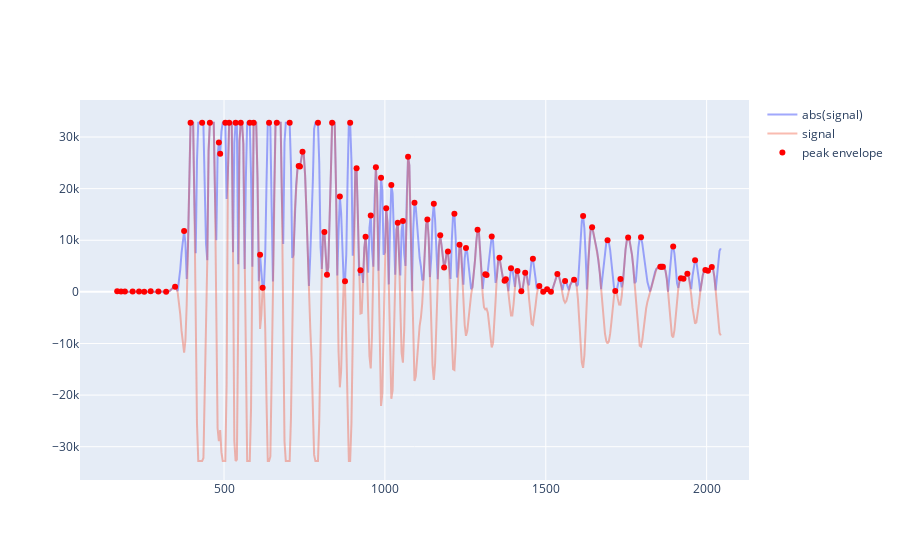

The notebook cell this image was saved under:
### Code cell
# find the inflextion point

row = np.random.randint(data.shape[0])
# row = data[data["Depth"]==7.28].index[0]

values = data.iloc[row, 1:]
depth = data.iloc[row,0]
print("row number:",row)
print("depth:",depth)

df = pd.DataFrame({"value": values,                      
                   "bdiff": values.diff(1),
                   "fdiff": values.diff(-1)
                  })

df = df.reset_index()
df.rename(columns={"index":"Time"}, inplace=True)
df["Time"] = df["Time"].astype(int)
df = df.sort_values(by="Time")

## identify peak
df["peak"] = ((df["bdiff"]>0) & (df["fdiff"]>=0)) | ((df["bdiff"]<=0) & (df["fdiff"]<0))
df["abs"] = np.abs(df["value"])

# scaler = MinMaxScaler()
# df["norm_values"] = scaler.fit_transform(df["abs"].values.reshape(-1,1))
df["norm_values"] = df["abs"]/global_max

df_peaks = df[df["peak"]].copy()
df_peaks["bdiff1"] = df_peaks["abs"].diff(1)
df_peaks["fdiff1"] = df_peaks["abs"].diff(-1)

df_results = df_peaks[(df_peaks["bdiff1"]>0) & (df_peaks["fdiff1"]<=0)].copy()
df_results = df_peaks[["Time","value","abs","norm_values","bdiff1"]].copy()

df_results["bslope"] = df_results["abs"].diff(1)/df_results["Time"].diff(1)

fig = plot_graph(df,df_results)
fig.show()

df_results[df_results["norm_values"]>=0.02].sort_values(by="Time")

### Figure 1 — Plotly figure (JSON) as saved in the notebook; plotly's stock layout.template omitted (floating-point values rounded to 4 significant figures; data arrays with more than 128 entries replaced by an {"elided": "..."} marker saying what was removed)
{"data": [{"mode": "lines", "name": "abs(signal)", "opacity": 0.6, "type": "scatter", "x": {"elided": "471 int values"}, "y": {"elided": "471 int values"}}, {"mode": "lines", "name": "signal", "opacity": 0.4, "type": "scatter", "x": {"elided": "471 int values"}, "y": {"elided": "471 int values"}}, {"marker": {"color": "red"}, "mode": "markers", "name": "peak envelope", "type": "scatter", "x": [168, 180, 192, 216, 236, 252, 272, 296, 320, 348, 376, 396, 432, 456, 484, 488, 504, 516, 536, 552, 580, 592, 612, 620, 640, 664, 704, 732, 736, 744, 792, 812, 820, 836, 860, 876, 892, 912, 924, 940, 956, 972, 988, 1004, 1020, 1040, 1056, 1072, 1092, 1132, 1152, 1172, 1184, 1196, 1216, 1232, 1252, 1288, 1312, 1316, 1332, 1356, 1372, 1376, 1392, 1412, 1424, 1436, 1460, 1480, 1492, 1504, 1516, 1536, 1560, 1588, 1616, 1644, 1692, 1716, 1732, 1756, 1796, 1856, 1860, 1864, 1896, 1920, 1928, 1940, 1964, 1996, 2004, 2016], "y": [108, 62, 73, 91, 87, 34, 111, 94, 3, 986, 11782, 32767, 32768, 32767, 28927, 26777, 32768, 32767, 32768, 32767, 32768, 32767, 7177, 792, 32768, 32767, 32768, 24404, 24277, 27158, 32768, 11617, 3325, 32767, 18495, 2050, 32768, 23950, 4181, 10685, 14815, 24131, 22109, 16187, 20703, 13379, 13712, 26161, 17286, 14045, 17062, 10949, 4743, 7817, 15141, 9130, 8518, 12031, 3394, 3269, 10748, 6621, 2150, 2425, 4582, 4048, 136, 3707, 6412, 1129, 32, 520, 21, 3469, 2094, 2369, 14716, 12525, 10011, 193, 2484, 10558, 10594, 4865, 4854, 4858, 8811, 2625, 2536, 3506, 6149, 4256, 4084, 4812]}], "layout": {}}
